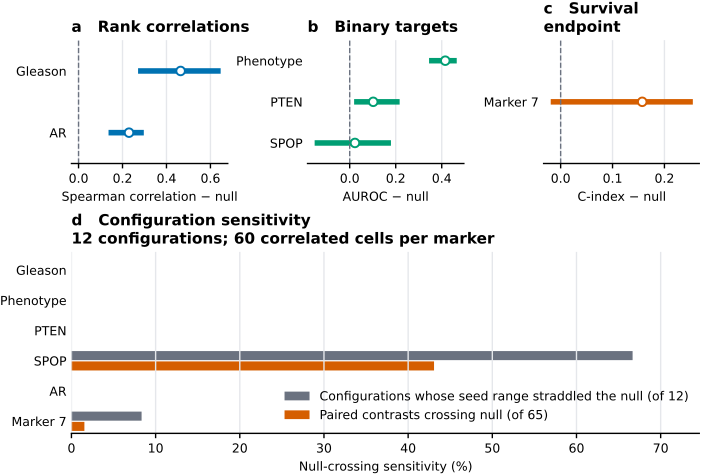

Write the Python code that produced this figure.
"""Render a decision-level stability overview without the full heatmap grid."""
from __future__ import annotations

import argparse
from collections.abc import Sequence
from pathlib import Path

import matplotlib

matplotlib.use("Agg")
import matplotlib.pyplot as plt
import numpy as np
import pandas as pd

from paper.figures.style import (
    COLORBLIND_SAFE_PALETTE,
    DOUBLE_COLUMN_MM,
    PANEL_FONT_PT,
    apply_journal_style,
    figure_size,
    save_vector_figure,
)


ROOT = Path(__file__).resolve().parents[2]
DEFAULT_SOURCE = ROOT / "paper/figure_data/fig6_stability_overview.csv"
DEFAULT_OUTPUT = Path(__file__).with_suffix(".pdf")
FIGURE_WIDTH_MM = DOUBLE_COLUMN_MM
MARKERS = ("gleason", "phenotype", "pten", "spop", "ar", "marker7")
MARKER_LABELS = {
    "gleason": "Gleason", "phenotype": "Phenotype", "pten": "PTEN",
    "spop": "SPOP", "ar": "AR", "marker7": "Marker 7",
}
EXPECTED_KEYS = {
    f"{marker}:{component}" for marker in MARKERS
    for component in ("configuration_range", "contrast_sensitivity")
}
REQUIRED_COLUMNS = {
    "semantic_key", "marker", "component", "metric", "null_value",
    "primary_estimate", "range_low", "range_high", "n_configurations",
    "n_correlated_cells", "n_null_crossings", "n_contrasts", "evidence_state",
    "missingness_status", "missingness_detail", "source_path", "source_field",
}
RANGE_METRICS = {
    "gleason": "patient_spearman_rho",
    "phenotype": "patient_auroc",
    "pten": "patient_auroc",
    "spop": "patient_auroc",
    "ar": "patient_spearman_rho",
    "marker7": "patient_c_index",
}


def load_sources(source_paths: Sequence[Path]) -> tuple[pd.DataFrame]:
    """Load all six marker range/sensitivity pairs with finite summaries."""
    if len(source_paths) != 1:
        raise ValueError("Figure 6 requires exactly one source CSV")
    frame = pd.read_csv(Path(source_paths[0]))
    missing = REQUIRED_COLUMNS - set(frame.columns)
    if missing:
        raise ValueError(f"Figure 6 missing required columns: {sorted(missing)}")
    if frame["semantic_key"].isna().any() or frame["semantic_key"].duplicated().any():
        raise ValueError("Figure 6 semantic_key values must be present and unique")
    if set(frame["semantic_key"]) != EXPECTED_KEYS:
        raise ValueError("Figure 6 semantic keys do not match six marker component pairs")
    if set(frame["marker"]) != set(MARKERS):
        raise ValueError("Figure 6 requires all six markers")
    if set(frame["component"]) != {"configuration_range", "contrast_sensitivity"}:
        raise ValueError("Figure 6 component groups do not reconcile")
    for column in ("null_value", "primary_estimate", "range_low", "range_high",
                   "n_configurations", "n_correlated_cells", "n_null_crossings",
                   "n_contrasts"):
        values = pd.to_numeric(frame[column], errors="coerce").to_numpy(float)
        if not np.isfinite(values).all():
            raise ValueError(f"Figure 6 {column} must be finite")
    if (pd.to_numeric(frame["range_low"]) > pd.to_numeric(frame["range_high"])).any():
        raise ValueError("Figure 6 ranges are reversed")
    ranges = frame["component"].eq("configuration_range")
    contrasts = ~ranges
    range_estimates = pd.to_numeric(frame.loc[ranges, "primary_estimate"])
    if (pd.to_numeric(frame.loc[ranges, "range_low"]) > range_estimates).any() or (
        pd.to_numeric(frame.loc[ranges, "range_high"]) < range_estimates
    ).any():
        raise ValueError("Figure 6 configuration ranges must contain primary_estimate")
    expected_metrics = frame.apply(
        lambda row: RANGE_METRICS[row["marker"]]
        if row["component"] == "configuration_range" else "paired_delta",
        axis=1,
    )
    if not frame["metric"].eq(expected_metrics).all():
        raise ValueError("Figure 6 marker/component metric mapping does not reconcile")
    count_columns = (
        "n_configurations", "n_correlated_cells", "n_null_crossings", "n_contrasts"
    )
    for column in count_columns:
        values = pd.to_numeric(frame[column]).to_numpy(float)
        if (values < 0).any() or not np.equal(values, np.floor(values)).all():
            raise ValueError(f"Figure 6 {column} must contain nonnegative integer counts")
    if not pd.to_numeric(frame.loc[ranges, "n_configurations"]).eq(12).all():
        raise ValueError("Figure 6 range rows must summarize 12 configurations")
    if not pd.to_numeric(frame.loc[ranges, "n_correlated_cells"]).eq(60).all():
        raise ValueError("Figure 6 range rows must summarize 60 correlated cells")
    if not pd.to_numeric(frame.loc[contrasts, "n_contrasts"]).eq(65).all():
        raise ValueError("Figure 6 sensitivity rows must summarize 65 contrasts")
    if not pd.to_numeric(frame.loc[ranges, "n_contrasts"]).eq(0).all() or not (
        pd.to_numeric(frame.loc[contrasts, "n_configurations"]).eq(0).all()
        and pd.to_numeric(frame.loc[contrasts, "n_correlated_cells"]).eq(0).all()
    ):
        raise ValueError("Figure 6 component-specific count scopes do not reconcile")
    if (pd.to_numeric(frame.loc[ranges, "n_null_crossings"]) > 12).any() or (
        pd.to_numeric(frame.loc[contrasts, "n_null_crossings"]) > 65
    ).any():
        raise ValueError("Figure 6 null-crossing counts exceed their denominators")
    if set(frame["missingness_status"]) != {"none"}:
        raise ValueError("Figure 6 missingness_status must explicitly be none")
    for column in ("metric", "evidence_state", "missingness_detail", "source_path",
                   "source_field"):
        if frame[column].isna().any() or frame[column].astype(str).str.strip().eq("").any():
            raise ValueError(f"Figure 6 {column} must be explicitly populated")
    return (frame.reset_index(drop=True),)


def configuration_straddle_percentages(frame: pd.DataFrame) -> pd.Series:
    """Return percent of 12 configurations whose five-seed range straddles null."""
    rows = frame[frame["component"].eq("configuration_range")].set_index("marker")
    return 100.0 * pd.to_numeric(rows["n_null_crossings"]) / pd.to_numeric(
        rows["n_configurations"]
    )


def _range_panel(axis, frame: pd.DataFrame, markers: tuple[str, ...], xlabel: str,
                 color: str) -> None:
    rows = frame.set_index("marker").loc[list(markers)]
    y = np.arange(len(rows))
    for index, (marker, row) in enumerate(rows.iterrows()):
        null = float(row.null_value)
        low = float(row.range_low) - null
        high = float(row.range_high) - null
        mean = float(row.primary_estimate) - null
        axis.plot([low, high], [index, index], color=color, linewidth=4,
                  solid_capstyle="butt")
        axis.scatter(mean, index, s=38, facecolor="white", edgecolor=color,
                     linewidth=1.4, zorder=3)
    axis.axvline(0.0, color="#6B7280", linestyle="--")
    axis.set_yticks(y, [MARKER_LABELS[marker] for marker in markers])
    axis.set_ylim(len(rows) - 0.5, -0.5)
    axis.set_xlabel(xlabel)
    axis.grid(axis="x", color="#E5E7EB")
    axis.spines[["top", "right", "left"]].set_visible(False)
    axis.tick_params(axis="y", length=0)


def render(source_paths: Sequence[Path], output_pdf: Path) -> None:
    """Render marker ranges relative to null and compact sensitivity counts."""
    (frame,) = load_sources(source_paths)
    apply_journal_style()
    ranges = frame[frame.component == "configuration_range"]
    sensitivity = frame[frame.component == "contrast_sensitivity"].set_index("marker")
    fig = plt.figure(figsize=figure_size(FIGURE_WIDTH_MM, 0.68), constrained_layout=True)
    grid = fig.add_gridspec(2, 3, height_ratios=(0.85, 1.25))
    axis_a = fig.add_subplot(grid[0, 0])
    axis_b = fig.add_subplot(grid[0, 1])
    axis_c = fig.add_subplot(grid[0, 2])
    axis_d = fig.add_subplot(grid[1, :])

    _range_panel(axis_a, ranges, ("gleason", "ar"), "Spearman correlation − null",
                 COLORBLIND_SAFE_PALETTE[0])
    axis_a.set_title("a   Rank correlations", loc="left", fontweight="bold")
    _range_panel(axis_b, ranges, ("phenotype", "pten", "spop"), "AUROC − null",
                 COLORBLIND_SAFE_PALETTE[2])
    axis_b.set_title("b   Binary targets", loc="left", fontweight="bold")
    _range_panel(axis_c, ranges, ("marker7",), "C-index − null",
                 COLORBLIND_SAFE_PALETTE[1])
    axis_c.set_title("c   Survival\nendpoint", loc="left", fontweight="bold")

    order = list(MARKERS)
    range_rows = ranges.set_index("marker").loc[order]
    contrast_rows = sensitivity.loc[order]
    y = np.arange(len(order))
    config_rates = configuration_straddle_percentages(frame).loc[order].to_numpy(float)
    contrast_rates = 100 * contrast_rows["n_null_crossings"].to_numpy(float) / 65.0
    axis_d.barh(y - 0.17, config_rates, height=0.30, color=COLORBLIND_SAFE_PALETTE[3],
                label="Configurations whose seed range straddled the null (of 12)")
    axis_d.barh(y + 0.17, contrast_rates, height=0.30, color=COLORBLIND_SAFE_PALETTE[1],
                label="Paired contrasts crossing null (of 65)")
    axis_d.set_yticks(y, [MARKER_LABELS[marker] for marker in order])
    axis_d.set_ylim(len(order) - 0.6, -0.6)
    axis_d.set_xlim(0, max(50, float(max(config_rates.max(), contrast_rates.max())) + 8))
    axis_d.set_xticks(np.arange(0, 71, 10))
    axis_d.set_xlabel("Null-crossing sensitivity (%)")
    axis_d.set_title(
        "d   Configuration sensitivity\n"
        "12 configurations; 60 correlated cells per marker",
        loc="left", fontweight="bold",
    )
    axis_d.legend(frameon=False, loc="lower right")
    axis_d.grid(axis="x", color="#E5E7EB")
    axis_d.spines[["top", "right", "left"]].set_visible(False)
    axis_d.tick_params(axis="y", length=0)
    save_vector_figure(fig, Path(output_pdf))


def main() -> None:
    parser = argparse.ArgumentParser(description=__doc__)
    parser.add_argument("--source", type=Path, default=DEFAULT_SOURCE)
    parser.add_argument("--output", type=Path, default=DEFAULT_OUTPUT)
    args = parser.parse_args()
    render((args.source,), args.output)


if __name__ == "__main__":
    main()
